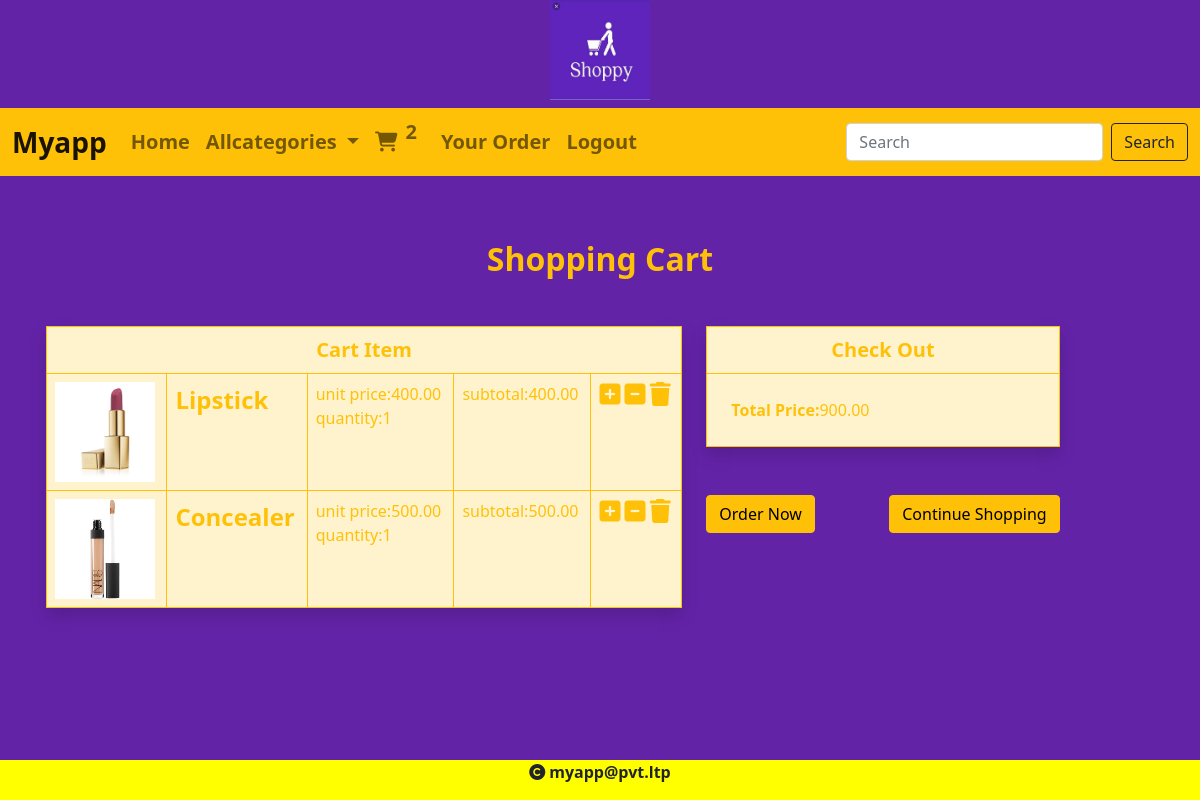
Page /cart/cartview (signed in) on the committed database.
### cart/models.py (models this page shows)
class Cart(models.Model):
    product=models.ForeignKey(Product,on_delete=models.CASCADE)
    user=models.ForeignKey(User,on_delete=models.CASCADE)
    quantity=models.IntegerField(default=1)
    date_added=models.DateTimeField(auto_now_add=True)
    def subtotal(self):
        return self.product.price*self.quantity

### shop/models.py (models this page shows, shortened)
class Product(models.Model):
    name = models.CharField(max_length=20)
    desc = models.TextField()
    image = models.ImageField(upload_to='products')
    price=models.DecimalField(max_digits=10,decimal_places=2)
    stock=models.IntegerField()
    available=models.BooleanField(default=True)
    created=models.DateTimeField(auto_now_add=True)
    updated=models.DateTimeField(auto_now=True)
    category=models.ForeignKey(Category,on_delete=models.CASCADE)

### cart/views.py (the view)
# urls.py: path('cartview',views.cart_view,name='cartview'),
def cart_view(request):
    u=request.user
    total=0
    c=Cart.objects.filter(user=u)
    for i in c:
        total+=i.quantity*i.product.price #calculate the sum of each product price*quantity
    context={'cart':c,'total':total}
    return render(request,'cart.html',context)

### cart/context_processors.py (called while the page is built)
def count_items(request):
    u=request.user
    count=0
    if request.user.is_authenticated:
        try:
            c=Cart.objects.filter(user=u)
            for i in c:
                count+=i.quantity
        except:
            count=0
    return {'c':count}

### shop/context_processors.py (called while the page is built)
def menu_links(request):
    c=Category.objects.all()
    return {'links':c}

### templates/cart.html
{% extends 'base.html' %}
{% load static %}
{% block content %}
<center>
    <div class="container mt-5 p-3" style="margin-bottom:100px;">
        <div class="row text-warning">
            <h2 class="text-center fw-bold mb-5">Shopping Cart</h2>
            <div class="col-7">
                <table class="table table-warning table-bordered border-3 shadow border-warning">
                    <tr>
                        <th colspan="6" class="text-center fs-5 text-warning">Cart Item</th>
                    </tr>
                        {% for i in cart %}
                    <tr>
                        <td><img src="{{i.product.image.url}}" height="100px" width="100px"></td>
                        <td class="text-warning fs-4 fw-bold">{{i.product.name}}</td>
                        <td class="text-warning">unit price:{{i.product.price}} <br>
                        quantity:{{i.quantity}}</td>
                        <td class="text-warning">subtotal:{{i.subtotal}}</td>
                        <td>
                            {% if i.product.stock > 0 %}
                            <a href="{% url 'cart:cart' i.product.id %}"><i class="fa fa-plus-square fs-4 text-warning" aria-hidden="true"></i></a>
                             <a href="{% url 'cart:cartremove' i.product.id %}"><i class="fa fa-minus-square fs-4 text-warning" aria-hidden="true"></i></a>
                             <a href="{% url 'cart:cartdelete' i.product.id %}"><i class="fa fa-trash fs-4 text-warning" aria-hidden="true"></i></a>
                        {% else %}
                            <a href="{% url 'cart:cartremove' i.product.id %}"><i class="fa fa-minus-square fs-4 text-warning" aria-hidden="true"></i></a>
                             <a href="{% url 'cart:cartdelete' i.product.id %}"><i class="fa fa-trash fs-4 text-warning" aria-hidden="true"></i></a>
                            {% endif %}
                        </td>
                     </tr>
                    {% endfor %}
                </table>
            </div>
            <div class="col-4">
                 <table  class="table table-warning table-bordered border-3 shadow border-warning">
                    <tr>
                        <th colspan="4" class="text-center fs-5 text-warning">Check Out</th>
                    </tr>
                     <tr>
                     <td class="text-warning p-4 "><b> Total Price:</b>{{total}}</td>
                     </tr>
                 </table>
                <div class="d-flex justify-content-between fw-bold mt-5">
                <a href="{% url 'cart:ordernow' %}" class="btn btn-warning">Order Now</a>
                <a href="{% url 'shop:categories' %}" class="btn btn-warning">Continue Shopping</a></div>
            </div>
        </div>
    </div>
{% endblock %}

### static/css/style.css (style rules this page uses)
body { background-color:#6323A7; }

### rows in the picture
Cart: product.image (picture), product.name "Lipstick", product.price "400.00", quantity "1", subtotal "400.00"
Cart: product.image (picture), product.name "Concealer", product.price "500.00", quantity "1", subtotal "500.00"

### other values in the picture
{{ c }} "2"
{{ total }} "900.00"
